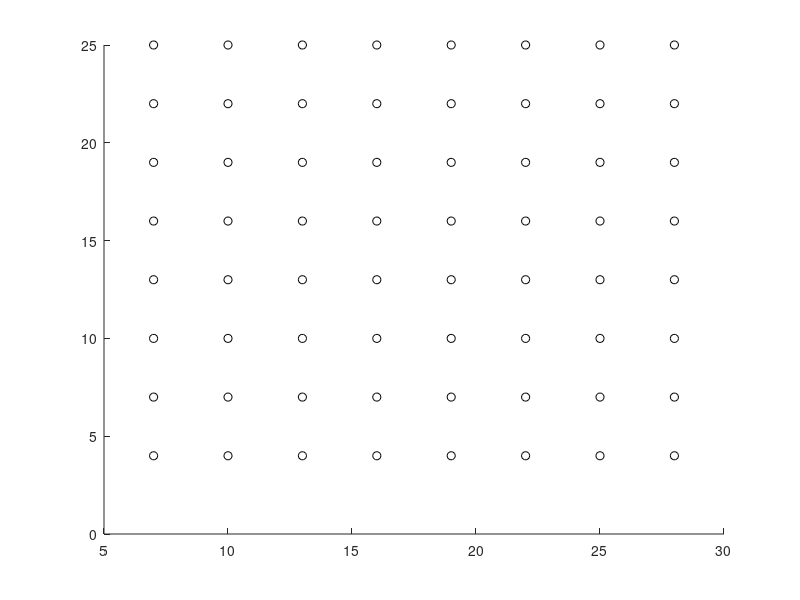

The MATLAB source for this figure: (Note: this script raises an error after producing the figure.)
function plot_MEA(offset_x, offset_y, LINE_TYPE)


%% default params
if nargin<1
    offset_x = 7;
end
if nargin<2
    offset_y = 4;
end 
if nargin<3
    LINE_TYPE='k';       %  default color is black
end
%hold on

grid_x = offset_x + 3*(0:7); % 전극간 거리는 좌표 ‘3’ 차이
grid_y = offset_y + 3*(0:7); % 전극간 거리는 좌표 ‘3’ 차이
[X,Y]=meshgrid(grid_x,grid_y);

%% mark circles
scatter(X(:), Y(:), LINE_TYPE)


%% mark channel numbers
hold on
% 
channel_no = 11:10:81;

text(grid_x-0.4, max(Y)+1, sprintfc('%d',channel_no))


axis xy

return 


%% To use
clf
plot_MEA